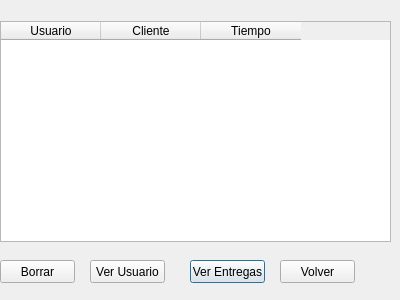
<?xml version="1.0" encoding="UTF-8"?>
<ui version="4.0">
 <class>secDialog</class>
 <widget class="QDialog" name="secDialog">
  <property name="geometry">
   <rect>
    <x>0</x>
    <y>0</y>
    <width>400</width>
    <height>300</height>
   </rect>
  </property>
  <property name="windowTitle">
   <string>Dialog</string>
  </property>
  <widget class="QPushButton" name="pushButton_ver">
   <property name="geometry">
    <rect>
     <x>190</x>
     <y>260</y>
     <width>75</width>
     <height>23</height>
    </rect>
   </property>
   <property name="text">
    <string>Ver Entregas</string>
   </property>
  </widget>
  <widget class="QPushButton" name="pushButton_volver">
   <property name="geometry">
    <rect>
     <x>280</x>
     <y>260</y>
     <width>75</width>
     <height>23</height>
    </rect>
   </property>
   <property name="text">
    <string>Volver</string>
   </property>
  </widget>
  <widget class="QPushButton" name="pushButton_borrar">
   <property name="geometry">
    <rect>
     <x>0</x>
     <y>260</y>
     <width>75</width>
     <height>23</height>
    </rect>
   </property>
   <property name="text">
    <string>Borrar</string>
   </property>
  </widget>
  <widget class="QPushButton" name="pushButton_update">
   <property name="geometry">
    <rect>
     <x>90</x>
     <y>260</y>
     <width>75</width>
     <height>23</height>
    </rect>
   </property>
   <property name="text">
    <string>Ver Usuario</string>
   </property>
  </widget>
  <widget class="QTableWidget" name="tableWidget">
   <property name="geometry">
    <rect>
     <x>0</x>
     <y>21</y>
     <width>391</width>
     <height>221</height>
    </rect>
   </property>
   <attribute name="verticalHeaderVisible">
    <bool>false</bool>
   </attribute>
   <column>
    <property name="text">
     <string>Usuario</string>
    </property>
   </column>
   <column>
    <property name="text">
     <string>Cliente</string>
    </property>
   </column>
   <column>
    <property name="text">
     <string>Tiempo</string>
    </property>
   </column>
  </widget>
 </widget>
 <resources/>
 <connections/>
</ui>
